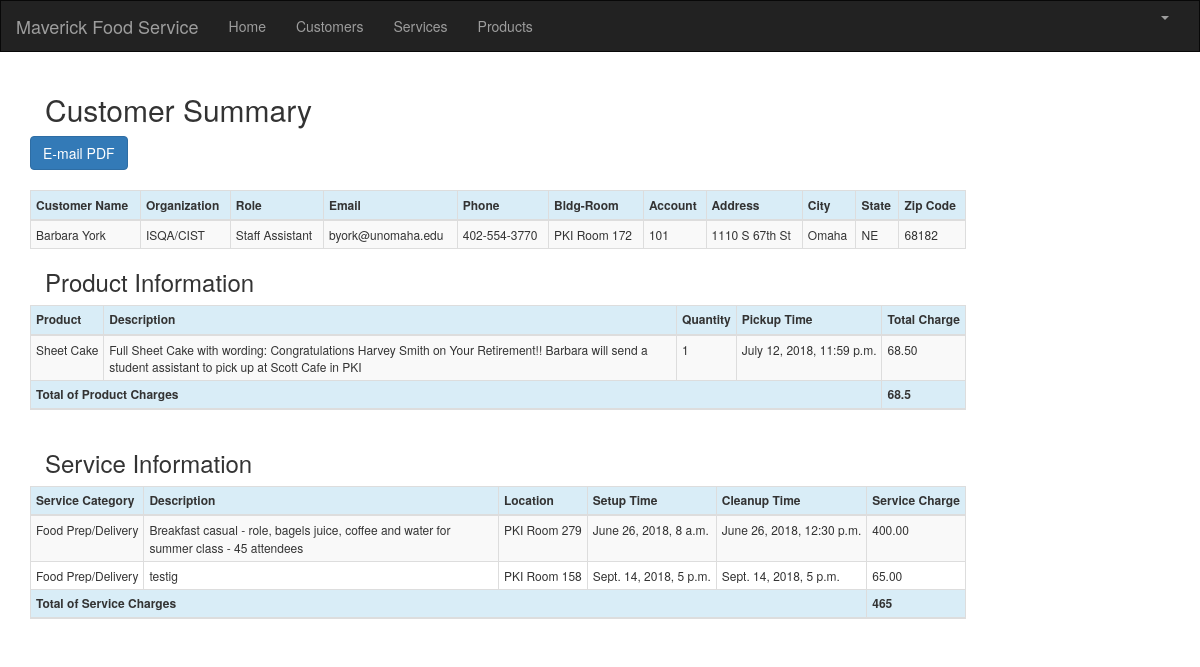
The page /customer/1/summary/ (signed in) on the database its author committed.
### crm/models.py (models this page shows, shortened)
class Customer(models.Model):
    cust_name = models.CharField(max_length=50)
    organization = models.CharField(max_length=100, blank=True)
    role = models.CharField(max_length=100)
    email = models.EmailField(max_length=100)
    bldgroom = models.CharField(max_length=100)
    address = models.CharField(max_length=200)
    account_number = models.IntegerField(blank=False, null=False)
    city = models.CharField(max_length=50)
    state = models.CharField(max_length=50)
    zipcode = models.CharField(max_length=10)
    phone_number = models.CharField(max_length=50)
    created_date = models.DateTimeField(
        default=timezone.now)
    updated_date = models.DateTimeField(auto_now_add=True)

class Product(models.Model):
    cust_name = models.ForeignKey(Customer, on_delete=models.CASCADE, related_name='products')
    product = models.CharField(max_length=100)
    p_description = models.TextField()
    quantity = models.IntegerField()
    pickup_time = models.DateTimeField(
        default=timezone.now)
    charge = models.DecimalField(max_digits=10, decimal_places=2)
    created_date = models.DateTimeField(
        default=timezone.now)
    updated_date = models.DateTimeField(auto_now_add=True)

class Service(models.Model):
    cust_name = models.ForeignKey(Customer, on_delete=models.CASCADE, related_name='services')
    service_category = models.CharField(max_length=100)
    description = models.TextField()
    location = models.CharField(max_length=200)
    setup_time = models.DateTimeField(
        default=timezone.now)
    cleanup_time = models.DateTimeField(
        default=timezone.now)
    service_charge = models.DecimalField(max_digits=10, decimal_places=2)
    created_date = models.DateTimeField(
        default=timezone.now)
    updated_date = models.DateTimeField(auto_now_add=True)

### crm/views.py (the view)
# urls.py: path('customer/<int:pk>/summary/', views.summary, name='summary'),
@login_required
def summary(request, pk):
        customer = get_object_or_404(Customer, pk=pk)
        services = Service.objects.filter(cust_name=pk)
        products = Product.objects.filter(cust_name=pk)
        sum_service_charge = Service.objects.filter(cust_name=pk).aggregate(Sum('service_charge'))
        sum_product_charge = Product.objects.filter(cust_name=pk).aggregate(Sum('charge'))
        return render(request, 'crm/summary.html', {'customer': customer,
                                                    'products': products,
                                                'services': services,
                                                'sum_service_charge': sum_service_charge,
                                                'sum_product_charge': sum_product_charge,
                                                'email_success': 'false'})

### crm/templates/crm/summary.html (shortened to what this page needs)
{% extends 'crm/base.html' %}
{% block content %}
{% load mathfilters %}
{% load humanize %}
<br/>
<div class="container">
    <div class="row">
        <div class="col-md-10 col-md-offset-1">
        </div>
    </div>
</div>
<div class="container">
    <div class="row">
        <h2 style="padding-left: 15Px">Customer Summary</h2>
    </div>
    <div class="row">
            <table>
                <tr><td class="pull-right"> <a href="{% url 'crm:admin_summary_pdf' pk=customer.pk %}" class="row"><span class="btn btn-primary">E-mail PDF</span></a></td></tr>
            </table>
        <br/>
             <table class="table-md table-striped table-bordered table-hover table-condensed table-responsive">
                    <thead>
                    <tr class="bg-info">
                        <th nowrap="true">Customer Name </th>
                        <th nowrap="true">Organization</th>
                        <th>Role</th>
                        <th>Email</th>
                        <th nowrap="true">Phone</th>
                        <th nowrap="true">Bldg-Room</th>
                        <th>Account</th>
                        <th nowrap="true">Address</th>
                        <th>City</th>
                        <th>State</th>
                        <th>Zip Code</th>
                    </tr>
                    </thead>
                    <tbody>
                        <tr>
                            <td>{{ customer.cust_name }}</td>
                            <td>{{ customer.organization }}</td>
                            <td>{{ customer.role }}</td>
                            <td>{{ customer.email }}</td>
                            <td nowrap="true">{{ customer.phone_number }}</td>
                            <td>{{ customer.bldgroom }}</td>
                            <td>{{ customer.account_number }}</td>
                            <td nowrap="true">{{ customer.address }}</td>
                            <td>{{ customer.city }}</td>
                            <td>{{ customer.state }}</td>
                            <td>{{ customer.zipcode }}</td>
                        </tr>
                    </tbody>
                </table>
    </div>
     <div class="row">
        <span class="pull-center"><h3 style="padding-left: 15Px">Product Information</h3></span>
          <table class="table table-striped table-bordered table-hover table-condensed table-responsive">
            <thead>
                <tr class="bg-info">
                <th>Product</th>
                <th>Description</th>
                <th>Quantity</th>
                <th nowrap="true">Pickup Time</th>
                <th nowrap="true">Total Charge</th>
            </tr>
            </thead>
            <tbody>
            {% for product in products %}
                <tr>
                    <td nowrap="true">{{ product.product }}</td>
                    <td>{{ product.p_description }}</td>
                    <td nowrap="true">{{ product.quantity|intcomma }}</td>
                    <td nowrap="true">{{ product.pickup_time }}</td>
                    <td nowrap="true">{{ product.charge|intcomma }}</td>
                </tr>
            {% endfor %}
            </tbody>
               <thead>
                <tr class="bg-info">
                    <th colspan="4">Total of Product Charges</th>
                    <th>{{ sum_product_charge.charge__sum|intcomma }}</th>
                </tr>
            </thead>
          </table>
</div>
<div class="row">
        <span class="pull-center"><h3 style="padding-left: 15Px">Service Information</h3></span>
          <table class="table table-striped table-bordered table-hover table-condensed table-responsive">
            <thead>
            <tr class="bg-info">
                <th>Service Category</th>
                <th>Description</th>
                <th>Location</th>
                <th nowrap="true">Setup Time</th>
                <th nowrap="true">Cleanup Time</th>
                <th nowrap="true">Service Charge</th>
            </tr>
            </thead>
            <tbody>
            {% for service in services %}
                <tr>
                    <td nowrap="true">{{ service.service_category }}</td>
                    <td>{{ service.description }}</td>
                    <td nowrap="true">{{ service.location }}</td>
                    <td nowrap="true">{{ service.setup_time }}</td>
                    <td nowrap="true">{{ service.cleanup_time }}</td>
                    <td nowrap="true">{{ service.service_charge|intcomma }}</td>
                </tr>
            {% endfor %}
            </tbody>
            <thead>
                <tr class="bg-info">
                    <th colspan="5">Total of Service Charges</th>
                    <th>{{ sum_service_charge.service_charge__sum|intcomma }}</th>
                </tr>
            </thead>
    </table>
</div>
</div>
{% endblock %}

### crm/templates/crm/base.html (style rules this page uses)
.table-condensed { width: 80% !important; font-size: 12px; }
.table th { width: auto !important; }

### rows shown on the page
Customer: cust_name "Barbara York", organization "ISQA/CIST", role "Staff Assistant", email "byork@unomaha.edu", phone_number "402-554-3770", bldgroom "PKI Room 172", account_number "101", address "1110 S 67th St", city "Omaha", state "NE", zipcode "68182"
Product: product "Sheet Cake", p_description "Full Sheet Cake with wording: Congratulations Harvey Smith on Your Retirement!! Barbara will send a student assistant to pick up at Scott Cafe in PKI", quantity "1", pickup_time "July 12, 2018, 11:59 p.m.", charge "68.50"
Service: service_category "Food Prep/Delivery", description "Breakfast casual - role, bagels juice, coffee and water for summer class - 45 attendees", location "PKI Room 279", setup_time "June 26, 2018, 8 a.m.", cleanup_time "June 26, 2018, 12:30 p.m.", service_charge "400.00"
Service: service_category "Food Prep/Delivery", description "testig", location "PKI Room 158", setup_time "Sept. 14, 2018, 5 p.m.", cleanup_time "Sept. 14, 2018, 5 p.m.", service_charge "65.00"

### other values the page prints
{{ sum_product_charge.charge__sum|intcomma }} "68.5"
{{ sum_service_charge.service_charge__sum|intcomma }} "465"
